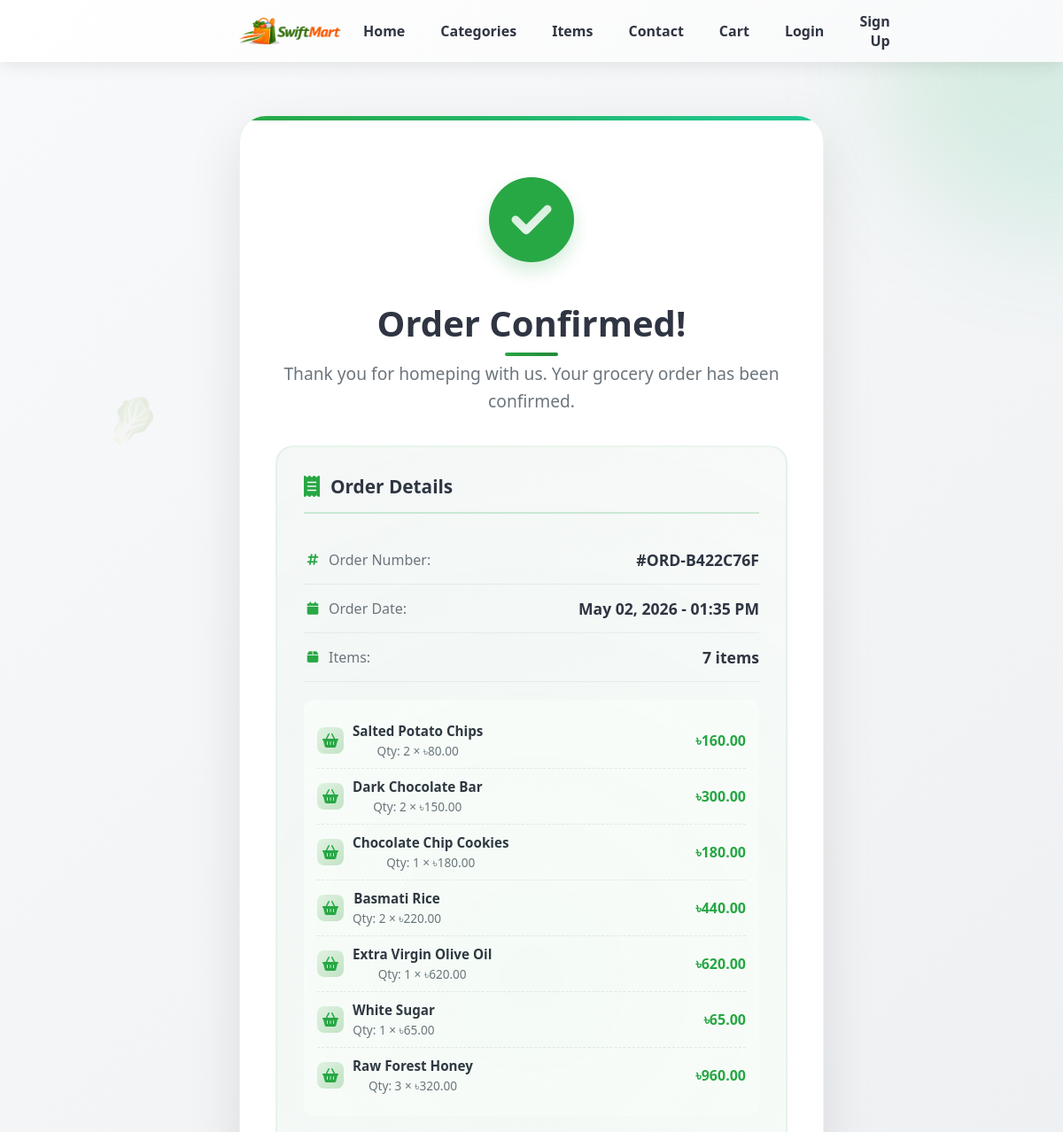
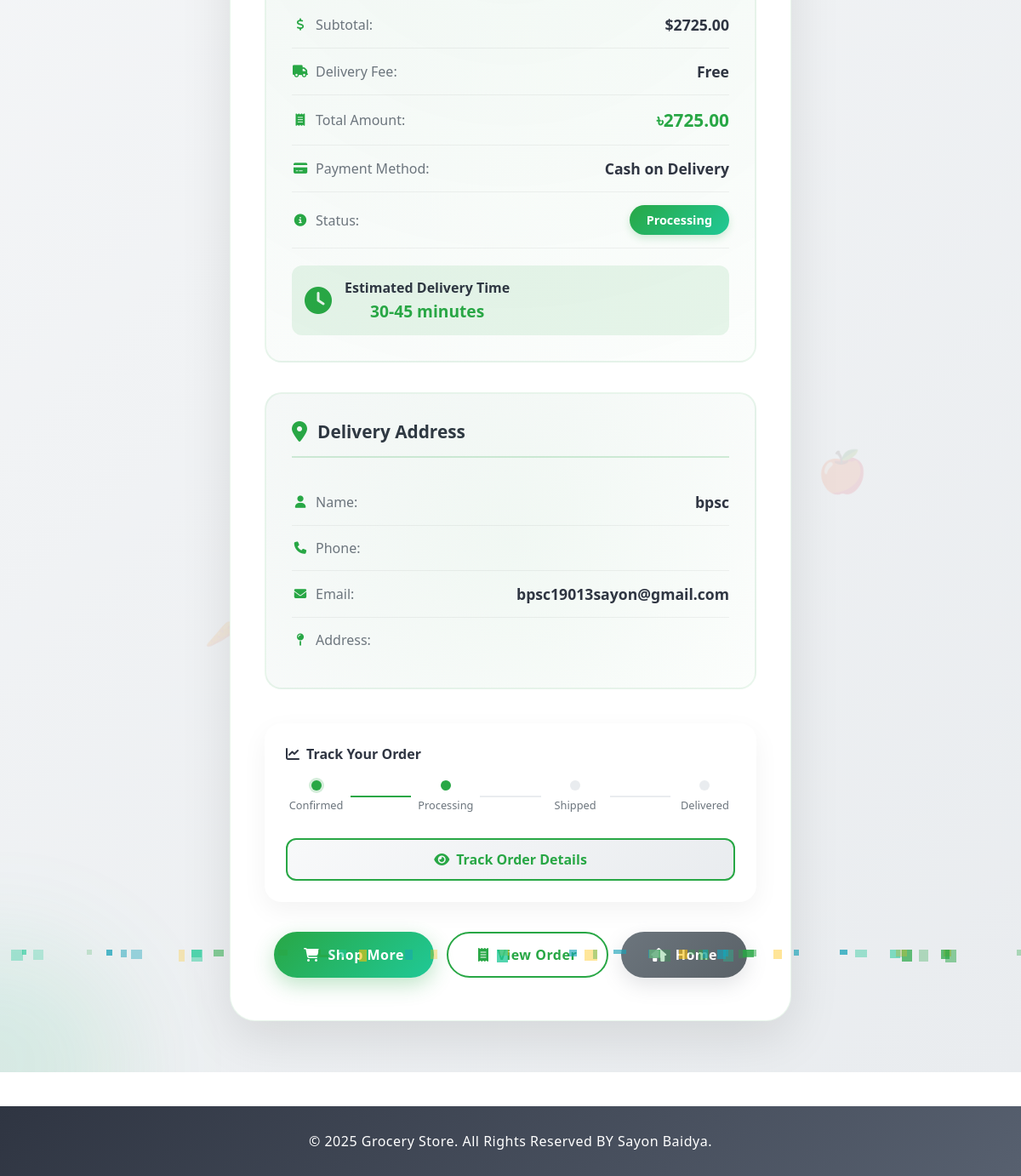
The page /order/success/ORD-B422C76F/ on the database its author committed (2 pictures, top to bottom).
### home/models.py (models this page shows, shortened)
class Order(models.Model):
    STATUS_CHOICES = [
        ('pending', 'Pending'),
        ('processing', 'Processing'),
        ('shipped', 'Shipped'),
        ('delivered', 'Delivered'),
        ('cancelled', 'Cancelled'),
    ]
    PAYMENT_STATUS = [
        ('pending', 'Pending'),
        ('paid', 'Paid'),
        ('failed', 'Failed'),
        ('refunded', 'Refunded'),
    ]
    PAYMENT_METHODS = [
        ('cash', 'Cash on Delivery'),
        ('bkash', 'bKash'),
        ('card', 'Credit/Debit Card'),
        ('nagad', 'Nagad'),
    ]
    order_number = models.CharField(max_length=20, unique=True, blank=True)
    user = models.ForeignKey(User, on_delete=models.SET_NULL, null=True, blank=True)
    customer_name = models.CharField(max_length=200)
    email = models.EmailField()
    phone_number = models.CharField(max_length=20)
    address = models.TextField()
    special_instructions = models.TextField(blank=True)
    subtotal = models.DecimalField(max_digits=10, decimal_places=2, default=0)
    delivery_fee = models.DecimalField(max_digits=10, decimal_places=2, default=2.00)
    tax = models.DecimalField(max_digits=10, decimal_places=2, default=0)
    discount = models.DecimalField(max_digits=10, decimal_places=2, default=0)
    total_amount = models.DecimalField(max_digits=10, decimal_places=2, default=0)
    status = models.CharField(max_length=20, choices=STATUS_CHOICES, default='pending')
    payment_status = models.CharField(max_length=20, choices=PAYMENT_STATUS, default='pending')
    payment_method = models.CharField(max_length=20, choices=PAYMENT_METHODS, blank=True, null=True)
    created_at = models.DateTimeField(auto_now_add=True)
    updated_at = models.DateTimeField(auto_now=True)
    class Meta:
        ordering = ['-created_at']

class OrderItem(models.Model):
    order = models.ForeignKey(Order, on_delete=models.CASCADE, related_name='items')
    item = models.ForeignKey(Product, on_delete=models.SET_NULL, null=True, blank=True)  # Renamed from 'food'
    product_name = models.CharField(max_length=200, blank=True)
    product_image = models.CharField(max_length=500, blank=True)
    product_category = models.CharField(max_length=100, blank=True)
    quantity = models.PositiveIntegerField(default=1)
    price = models.DecimalField(max_digits=10, decimal_places=2)
    subtotal = models.DecimalField(max_digits=10, decimal_places=2)

class Product(models.Model):
    UNIT_CHOICES = [
        ('kg', 'Kilogram'),
        ('g', 'Gram'),
        ('l', 'Liter'),
        ('ml', 'Milliliter'),
        ('pcs', 'Pieces'),
        ('dozen', 'Dozen'),
    ]
    category = models.ForeignKey(Category, on_delete=models.CASCADE, related_name='products')
    name = models.CharField(max_length=200)
    slug = models.SlugField(unique=True)
    description = models.TextField()
    price = models.DecimalField(max_digits=10, decimal_places=2)
    original_price = models.DecimalField(max_digits=10, decimal_places=2, blank=True, null=True)
    image = models.ImageField(upload_to='products/', blank=True, null=True)
    stock = models.PositiveIntegerField(default=0)
    unit = models.CharField(max_length=20, choices=UNIT_CHOICES, default='kg')
    weight = models.DecimalField(max_digits=10, decimal_places=2, blank=True, null=True)
    weight_unit = models.CharField(max_length=10, blank=True, null=True)
    is_available = models.BooleanField(default=True)
    is_popular = models.BooleanField(default=False)
    is_organic = models.BooleanField(default=False)
    is_fresh = models.BooleanField(default=False)
    created_at = models.DateTimeField(auto_now_add=True)
    updated_at = models.DateTimeField(auto_now=True)

class Category(models.Model):
    name = models.CharField(max_length=100)
    slug = models.SlugField(unique=True)
    description = models.TextField(blank=True)
    image = models.ImageField(upload_to='categories/', blank=True, null=True)
    is_active = models.BooleanField(default=True)
    created_at = models.DateTimeField(auto_now_add=True)
    class Meta:
        verbose_name_plural = 'Categories'

### home/views.py (the view)
# urls.py: path('order/success/<str:order_number>/', views.order_success, name='order_success'),
def order_success(request, order_number):
    order = get_object_or_404(Order, order_number=order_number)
    cart = request.session.get('cart', {})
    cart_count = len(cart)
    context = {
        'order': order,
        'order_items': order.items.all(),
        'cart_count': cart_count,
    }
    return render(request, 'order_success.html', context)

### templates/order_success.html (shortened to what this page needs)
{% extends "base.html" %}
{% load static %}
{% block content %}
<section class="order-success">
    <div class="success-animated-bg">
        <div class="success-circle success-circle-1"></div>
        <div class="success-circle success-circle-2"></div>
        <div class="success-floating-icon" style="top: 15%; left: 10%; animation-delay: 0s">🥬</div>
        <div class="success-floating-icon" style="top: 70%; right: 15%; animation-delay: 2s">🍎</div>
        <div class="success-floating-icon" style="bottom: 20%; left: 20%; animation-delay: 4s">🥕</div>
    </div>
    <div class="container">
        <div class="success-card">
            <div class="success-icon">
                <i class="fas fa-check-circle"></i>
            </div>
            <h2>Order Confirmed!</h2>
            <p class="success-message">Thank you for homeping with us. Your grocery order has been confirmed.</p>
            <div class="order-details-card">
                <div class="detail-header">
                    <i class="fas fa-receipt"></i>
                    <h3>Order Details</h3>
                </div>
                <div class="detail-item">
                    <span><i class="fas fa-hashtag"></i> Order Number:</span>
                    <strong>#{{ order.order_number }}</strong>
                </div>
                <div class="detail-item">
                    <span><i class="fas fa-calendar"></i> Order Date:</span>
                    <strong>{{ order.created_at|date:"M d, Y - h:i A" }}</strong>
                </div>
                <div class="detail-item">
                    <span><i class="fas fa-box"></i> Items:</span>
                    <strong>{{ order.items.count }} item{{ order.items.count|pluralize }}</strong>
                </div>
                <div class="items-list">
                    {% for item in order_items %}
                    <div class="order-item">
                        <div class="item-info">
                            <div class="item-icon">
                                {% if item.item and item.item.category %}
                                <i class="fas {% if item.item.category.name == 'Vegetables' %}fa-carrot{% elif item.item.category.name == 'Fruits' %}fa-apple-alt{% elif item.item.category.name == 'Dairy' %}fa-cheese{% else %}fa-shopping-basket{% endif %}"></i>
                                {% else %}
                                <i class="fas fa-shopping-basket"></i>
                                {% endif %}
                            </div>
                            <div class="item-details">
                                <span class="item-name">{% if item.item %}{{ item.item.name }}{% else %}{{ item.product_name }}{% endif %}</span>
                                <span class="item-quantity">Qty: {{ item.quantity }} × ৳{{ item.price }}</span>
                            </div>
                        </div>
                        <span class="item-price">৳{{ item.subtotal|floatformat:2 }}</span>
                    </div>
                    {% endfor %}
                </div>
                <div class="detail-item">
                    <span><i class="fas fa-dollar-sign"></i> Subtotal:</span>
                    <strong>${{ order.subtotal|floatformat:2 }}</strong>
                </div>
                <div class="detail-item">
                    <span><i class="fas fa-truck"></i> Delivery Fee:</span>
                    <strong>{% if order.delivery_fee > 0 %}৳{{ order.delivery_fee|floatformat:2 }}{% else %}Free{% endif %}</strong>
                </div>
                <div class="detail-item">
                    <span><i class="fas fa-receipt"></i> Total Amount:</span>
                    <strong style="font-size: 1.3rem; color: #28a745;">৳{{ order.total_amount|floatformat:2 }}</strong>
                </div>
                <div class="detail-item">
                    <span><i class="fas fa-credit-card"></i> Payment Method:</span>
                    <strong>
                        {% if order.payment_method == 'cash' %}
                            Cash on Delivery
                        {% elif order.payment_method == 'bkash' %}
                            bKash
                        {% elif order.payment_method == 'card' %}
                            Credit/Debit Card
                        {% elif order.payment_method == 'nagad' %}
                            Nagad
                        {% else %}
                            Not specified
                        {% endif %}
                    </strong>
                </div>
                <div class="detail-item">
                    <span><i class="fas fa-info-circle"></i> Status:</span>
                    <span class="status-badge">{{ order.get_status_display }}</span>
                </div>
                <div class="delivery-estimate">
                    <i class="fas fa-clock"></i>
                    <div class="estimate-text">
                        <h4>Estimated Delivery Time</h4>
                        <p>30-45 minutes</p>
                    </div>
                </div>
            </div>
            <div class="order-details-card" style="margin-top: 20px;">
                <div class="detail-header">
                    <i class="fas fa-map-marker-alt"></i>
                    <h3>Delivery Address</h3>
                </div>
                <div class="detail-item">
                    <span><i class="fas fa-user"></i> Name:</span>
                    <strong>{{ order.customer_name }}</strong>
                </div>
                <div class="detail-item">
                    <span><i class="fas fa-phone"></i> Phone:</span>
                </div>
                <div class="detail-item">
                    <span><i class="fas fa-envelope"></i> Email:</span>
                    <strong>{{ order.email }}</strong>
                </div>
                <div class="detail-item">
                    <span><i class="fas fa-map-pin"></i> Address:</span>
                </div>
            </div>
            <div class="track-order">
                <h4><i class="fas fa-chart-line"></i> Track Your Order</h4>
                <div class="progress-track">
                    <div class="track-step">
                        <div class="step-dot completed"></div>
                        <span class="step-label">Confirmed</span>
                    </div>
                    <div class="step-line completed"></div>
                    <div class="track-step">
                        <div class="step-dot active"></div>
                        <span class="step-label">Processing</span>
                    </div>
                    <div class="step-line"></div>
                    <div class="track-step">
                        <div class="step-dot"></div>
                        <span class="step-label">Shipped</span>
                    </div>
                    <div class="step-line"></div>
                    <div class="track-step">
                        <div class="step-dot"></div>
                        <span class="step-label">Delivered</span>
                    </div>
                </div>
                <a href="{% url 'home:order_detail' order.order_number %}" class="track-btn">
                    <i class="fas fa-eye"></i>
                    Track Order Details
                </a>
            </div>
            <div class="success-buttons">
                <a href="{% url 'home:items' %}" class="btn btn-primary">
                    <i class="fas fa-shopping-cart"></i>
                    <span>Shop More</span>
                </a>
                <a href="{% url 'home:order_detail' order.order_number %}" class="btn btn-outline">
                    <i class="fas fa-receipt"></i>
                    <span>View Order</span>
                </a>
                <a href="{% url 'home:index' %}" class="btn btn-secondary">
                    <i class="fas fa-home"></i>
                    <span>Home</span>
                </a>
            </div>
        </div>
    </div>
</section>
{% endblock %}

### static/css/style.css (style rules this page uses)
* { margin: 0; padding: 0; box-sizing: border-box; font-family: 'Segoe UI', Tahoma, Geneva, Verdana, sans-serif; }
html { scroll-behavior: smooth; }
body { overflow-x: hidden; }
.container { width: 85%; max-width: 1200px; margin: 0 auto; padding: 1rem; }
a { color: #28a745; text-decoration: none; transition: all 0.3s ease; position: relative; }
.btn { padding: 12px 30px; border: none; font-size: 1rem; border-radius: 50px; transition: all 0.3s ease; font-weight: 600; letter-spacing: 0.5px; box-shadow: 0 4px 15px rgba(40, 167, 69, 0.3); position: relative; overflow: hidden; display: inline-block; }
.btn-primary { background: linear-gradient(135deg, #28a745 0%, #218838 100%); color: white !important; cursor: pointer; border: none; position: relative; z-index: 1; }
.btn-primary::before { content: ''; position: absolute; top: 0; left: 0; width: 0; height: 100%; background: linear-gradient(135deg, #218838 0%, #1e7e34 100%); transition: width 0.4s ease; z-index: -1; border-radius: 50px; }
h2 { color: #2f3542; font-size: 2.5rem; margin-bottom: 2.5rem; font-weight: 700; position: relative; animation: fadeInDown 0.8s ease; }
h2::after { content: ''; position: absolute; bottom: -10px; left: 50%; transform: translateX(-50%); width: 60px; height: 4px; background: linear-gradient(135deg, #28a745 0%, #218838 100%); border-radius: 2px; }
h3 { font-size: 1.5rem; font-weight: 600; transition: all 0.3s ease; }
@media (prefers-reduced-motion: no-preference) { html { scroll-behavior: smooth; } }

### rows shown on the page
Order: order_number "ORD-B422C76F", created_at "May 02, 2026 - 01:35 PM", items.count "7", subtotal "2725.00", total_amount "2725.00", status "Processing", customer_name "bpsc", email "bpsc19013sayon@gmail.com"
OrderItem: item.name "Salted Potato Chips", quantity "2", price "80.00", subtotal "160.00"
OrderItem: item.name "Dark Chocolate Bar", quantity "2", price "150.00", subtotal "300.00"
OrderItem: item.name "Chocolate Chip Cookies", quantity "1", price "180.00", subtotal "180.00"
OrderItem: item.name "Basmati Rice", quantity "2", price "220.00", subtotal "440.00"
OrderItem: item.name "Extra Virgin Olive Oil", quantity "1", price "620.00", subtotal "620.00"
OrderItem: item.name "White Sugar", quantity "1", price "65.00", subtotal "65.00"
OrderItem: item.name "Raw Forest Honey", quantity "3", price "320.00", subtotal "960.00"
